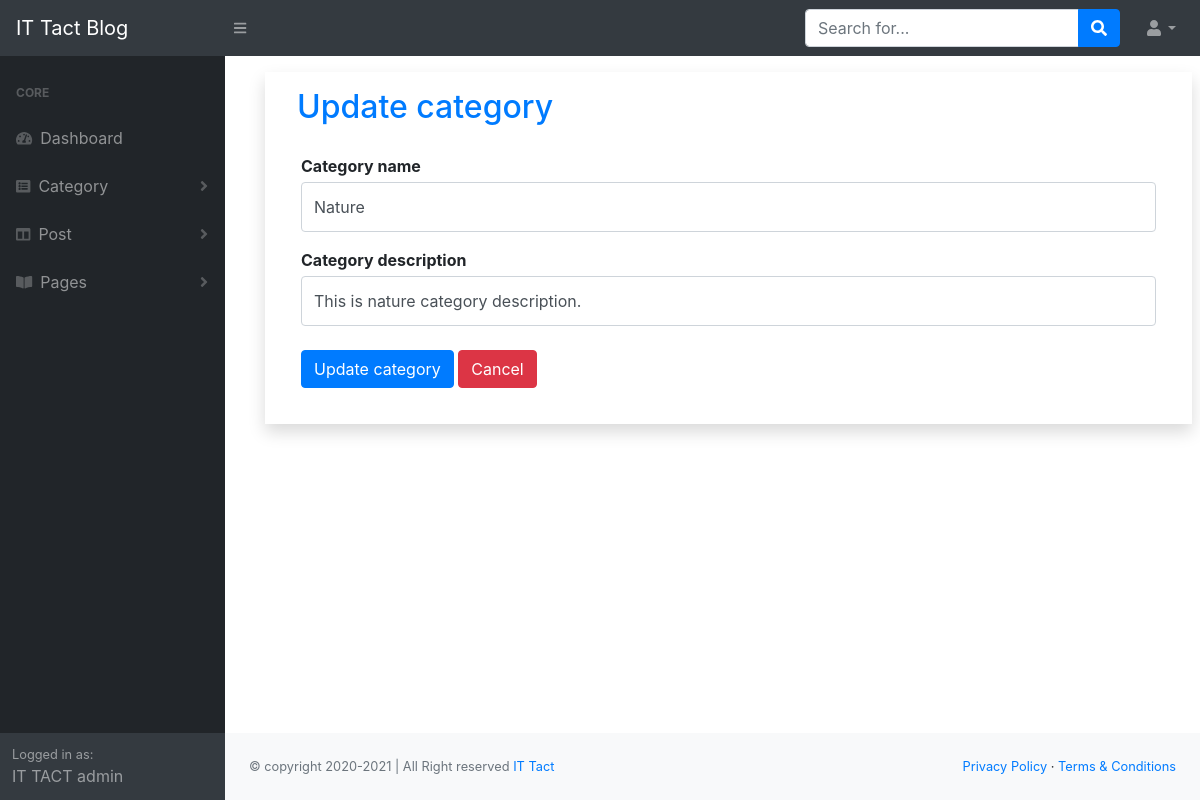
The page /admin/edit_category.php?status=edit&&id=8 (signed in) on the database its author committed.
### tables this page shows
CREATE TABLE `categorys` (
  `category_id` int(255) NOT NULL,
  `category_name` text NOT NULL,
  `category_descrip` text NOT NULL
);

### admin/edit_category.php (called while the page is built, shortened)
<?php
    include("template.php");
?>

### admin/class/function.php (called while the page is built, shortened)
<?php
    class blogApp{
        private $conn;
        public function __construct(){
            $dbhost = "localhost";
            $dbuser = "root";
            $dbpass = "";
            $dbname = "blog_project";
            $this->conn = mysqli_connect($dbhost, $dbuser, $dbpass, $dbname);
        }
        public function editCategoy($id){
            $query = "SELECT * FROM categorys WHERE category_id=$id";
            if(mysqli_query($this->conn, $query)){
                $returnEditData = mysqli_query($this->conn, $query);
                return mysqli_fetch_assoc($returnEditData);
            }
        }
    }
?>

### admin/view/edit_category_view.php (the view, shortened to what this page needs)
<?php
    if(isset($_GET['status'])){
        if($_GET['status'] = 'edit'){
            $id = $_GET['id'];
            $displayEditData = $objBlogApp->editCategoy($id);
        }
    }
?>
<div class="container shadow p-3 m-3">
    <h2 class="mx-3 text-primary">Update category</h2>
    <div class="card-body">
        <form action="manage_category.php" method="POST">
            <div class="form-group">
                <label class="font-weight-bold mb-1" for="update_cat_name">Category name</label>
                <input name="update_cat_name" class="form-control py-4" id="update_cat_name" type="text" value="<?php echo $displayEditData['category_name']; ?>" required />
            </div>
            <div class="form-group">
                <label class="font-weight-bold mb-1" for="update_cat_des">Category description</label>
                <input name="update_cat_des" class="form-control py-4" id="update_cat_des" type="text" value="<?php echo $displayEditData['category_descrip']; ?>" required />
            </div>
            <div class="form-group mt-4 mb-0">
                <input name="update_cat_submit" class="btn btn-primary" type="submit" value="Update category">
                <a class="btn btn-danger" href="manage_category.php">Cancel</a>
            </div>
        </form>
    </div>

### rows shown on the page
categorys: update_cat_name "Nature", update_cat_des "This is nature category description."
